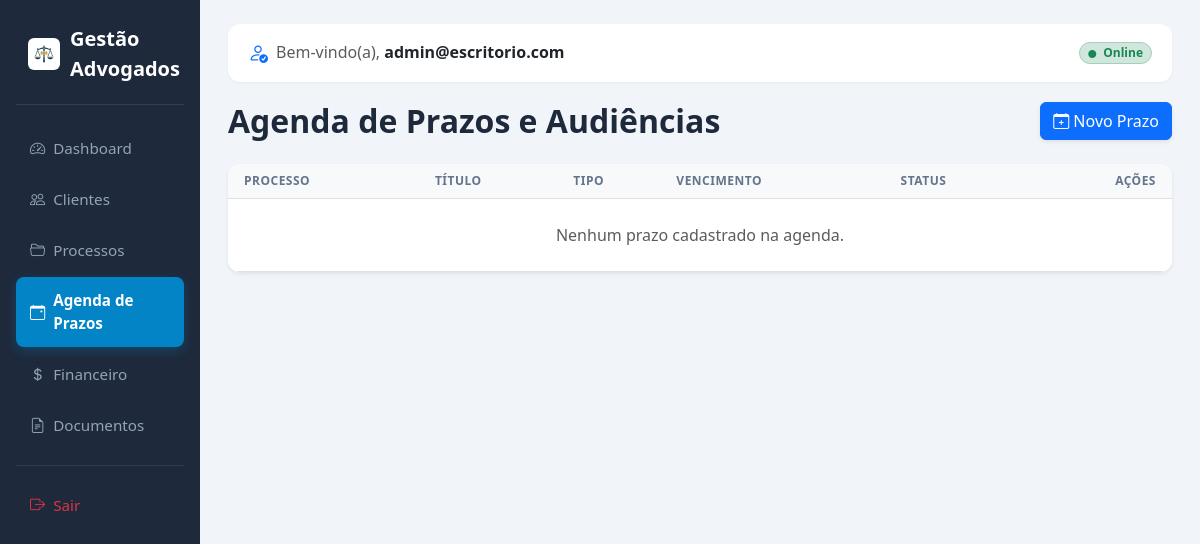
Before: /prazos (signed in) with the older database file.
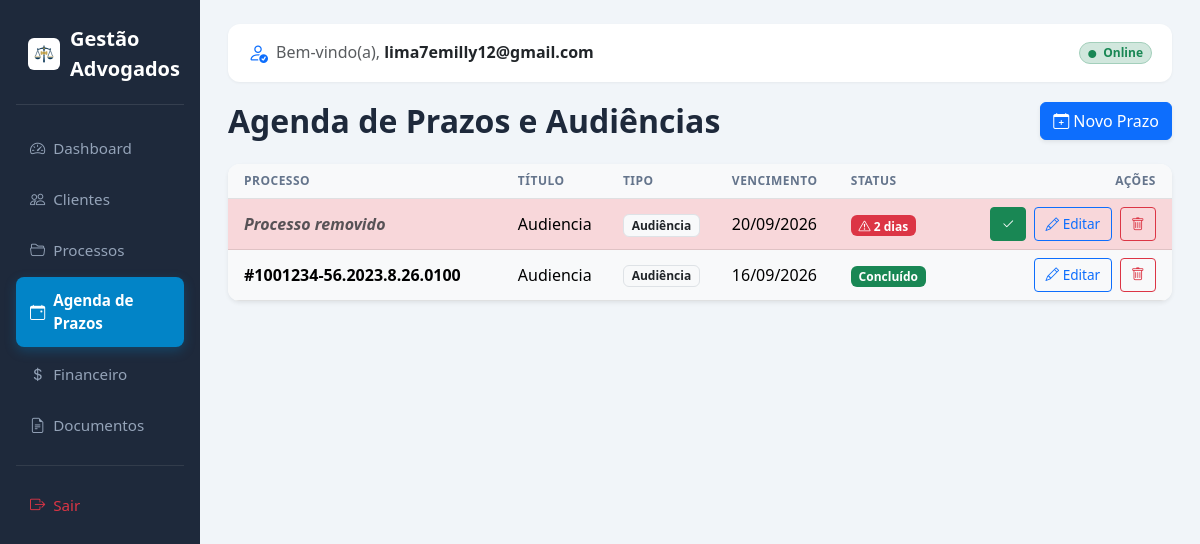
After: the same page with the newer database file.
### tables this page shows
CREATE TABLE prazos (
        id INTEGER PRIMARY KEY AUTOINCREMENT,
        processo_id INTEGER NOT NULL,
        titulo TEXT NOT NULL,
        data_vencimento DATE NOT NULL,
        tipo TEXT, -- audiencia, prazo_fatal
        concluido INTEGER DEFAULT 0, usuario_id INTEGER DEFAULT 1,
        FOREIGN KEY(processo_id) REFERENCES processos(id)
    );

CREATE TABLE processos (
        id INTEGER PRIMARY KEY AUTOINCREMENT,
        cliente_id INTEGER NOT NULL,
        numero_processo TEXT NOT NULL UNIQUE,
        tribunal TEXT,
        vara TEXT,
        parte_contraria TEXT,
        status TEXT,
        andamento_resumido TEXT,
        created_at DATETIME DEFAULT CURRENT_TIMESTAMP, usuario_id INTEGER DEFAULT 1,
        FOREIGN KEY(cliente_id) REFERENCES clientes(id)
    );

### app/controllers/PrazoController.php (called while the page is built, shortened)
<?php
class PrazoController {
    public function index() {
        $pdo = getDB();
        $stmt = $pdo->prepare("
            SELECT p.*, pr.numero_processo
            FROM prazos p
            LEFT JOIN processos pr ON p.processo_id = pr.id
            WHERE p.usuario_id = ?
            ORDER BY p.concluido ASC, p.data_vencimento ASC
        "); $stmt->execute([$_SESSION["user_id"]]); $prazos = $stmt->fetchAll();
        $content = 'app/views/prazos/index.php';
        require 'app/views/layout.php';
    }
}

### app/views/prazos/index.php (the view)
<div class="d-flex justify-content-between align-items-center mb-4 flex-wrap gap-2">
    <h2 class="mb-0 fw-bold">Agenda de Prazos e Audiências</h2>
    <a href="<?= BASE_URL ?>/prazos/novo" class="btn btn-primary d-inline-flex align-items-center gap-1 shadow-sm">
        <i class="bi bi-calendar-plus"></i> Novo Prazo
    </a>
</div>
<div class="card shadow-sm border-0">
    <div class="card-body p-0">
        <div class="table-responsive">
            <table class="table table-hover align-middle mb-0">
                <thead class="table-light">
                    <tr>
                        <th class="ps-3">Processo</th>
                        <th>Título</th>
                        <th>Tipo</th>
                        <th>Vencimento</th>
                        <th>Status</th>
                        <th class="text-end pe-3">Ações</th>
                    </tr>
                </thead>
                <tbody>
                    <?php
                    $hoje = new DateTime();
                    foreach($prazos as $prazo):
                        $vencimento = new DateTime($prazo['data_vencimento']);
                        $diff = $hoje->diff($vencimento);
                        $classeLinha = '';
                        $alerta = '';
                        if ($prazo['concluido'] == 1) {
                            $classeLinha = 'table-light text-muted';
                            $alerta = '<span class="badge bg-success">Concluído</span>';
                        } else {
                            if ($vencimento < $hoje) {
                                $classeLinha = 'table-danger';
                                $alerta = '<span class="badge bg-danger">Atrasado!</span>';
                            } elseif ($diff->days <= 3) {
                                $classeLinha = 'table-danger';
                                $alerta = '<span class="badge bg-danger"><i class="bi bi-exclamation-triangle"></i> ' . $diff->days . ' dias</span>';
                            } elseif ($diff->days <= 7) {
                                $classeLinha = 'table-warning';
                                $alerta = '<span class="badge bg-warning text-dark"><i class="bi bi-exclamation-circle"></i> ' . $diff->days . ' dias</span>';
                            } else {
                                $alerta = '<span class="badge bg-info text-dark">No prazo</span>';
                            }
                        }
                    ?>
                    <tr class="<?= $classeLinha ?>">
                        <td class="ps-3"><strong><?= !empty($prazo['numero_processo']) ? '#' . htmlspecialchars($prazo['numero_processo']) : '<span class="text-muted fst-italic">Processo removido</span>' ?></strong></td>
                        <td><?= htmlspecialchars($prazo['titulo']) ?></td>
                        <td><span class="badge bg-light text-dark border"><?= htmlspecialchars($prazo['tipo']) ?></span></td>
                        <td><?= $vencimento->format('d/m/Y') ?></td>
                        <td><?= $alerta ?></td>
                        <td class="text-end pe-3">
                            <div class="d-inline-flex gap-2">
                                <?php if($prazo['concluido'] == 0): ?>
                                    <a href="<?= BASE_URL ?>/prazos/concluir/<?= $prazo['id'] ?>" class="btn btn-sm btn-success" title="Concluir" onclick="return confirm('Marcar como concluído?');">
                                        <i class="bi bi-check2"></i>
                                    </a>
                                <?php endif; ?>
                                <a href="<?= BASE_URL ?>/prazos/editar/<?= $prazo['id'] ?>" class="btn btn-sm btn-outline-primary" title="Editar">
                                    <i class="bi bi-pencil"></i> Editar
                                </a>
                                <a href="<?= BASE_URL ?>/prazos/excluir/<?= $prazo['id'] ?>" class="btn btn-sm btn-outline-danger" title="Excluir" onclick="return confirm('Tem certeza que deseja excluir este prazo?');">
                                    <i class="bi bi-trash"></i>
                                </a>
                            </div>
                        </td>
                    </tr>
                    <?php endforeach; ?>
                    <?php if(empty($prazos)): ?>
                        <tr><td colspan="6" class="text-center text-muted py-4">Nenhum prazo cadastrado na agenda.</td></tr>
                    <?php endif; ?>
                </tbody>
            </table>
        </div>
    </div>
</div>

### app/views/layout.php (shortened to what the changed rows need)
<?php global $path; if(!isset($path)) $path = '/dashboard'; ?>
<!DOCTYPE html>
<html lang="pt-br">
<head>
    <link href="https://cdn.jsdelivr.net/npm/bootstrap@5.3.0/dist/css/bootstrap.min.css" rel="stylesheet">
    <link href="https://cdn.jsdelivr.net/npm/bootstrap-icons@1.10.5/font/bootstrap-icons.css" rel="stylesheet">
</head>
<body>
<div class="container-fluid">
    <div class="row">
        <div class="col-md-3 col-lg-2 sidebar d-none d-md-block">
            <div class="sidebar-brand">
                <img src="<?= BASE_URL ?>/favicon.jpg?v=1789605784" onerror="this.style.display='none'">
                <span>Gestão Advogados</span>
            </div>
            <a href="<?= BASE_URL ?>/dashboard" class="<?= $path == '/dashboard' || $path == '/' ? 'active' : '' ?>"><i class="bi bi-speedometer2 me-2"></i> Dashboard</a>
            <a href="<?= BASE_URL ?>/clientes" class="<?= strpos($path, '/clientes') === 0 ? 'active' : '' ?>"><i class="bi bi-people me-2"></i> Clientes</a>
            <a href="<?= BASE_URL ?>/processos" class="<?= strpos($path, '/processos') === 0 ? 'active' : '' ?>"><i class="bi bi-folder2-open me-2"></i> Processos</a>
            <a href="<?= BASE_URL ?>/prazos" class="<?= strpos($path, '/prazos') === 0 ? 'active' : '' ?>"><i class="bi bi-calendar-event me-2"></i> Agenda de Prazos</a>
            <a href="<?= BASE_URL ?>/financeiro" class="<?= strpos($path, '/financeiro') === 0 ? 'active' : '' ?>"><i class="bi bi-currency-dollar me-2"></i> Financeiro</a>
            <a href="<?= BASE_URL ?>/documentos" class="<?= strpos($path, '/documentos') === 0 ? 'active' : '' ?>"><i class="bi bi-file-earmark-text me-2"></i> Documentos</a>
            <hr class="border-secondary my-3">
            <a href="<?= BASE_URL ?>/logout" class="text-danger"><i class="bi bi-box-arrow-right me-2"></i> Sair</a>
        </div>
        <div class="col-md-9 col-lg-10 content">
            <div class="d-flex justify-content-between align-items-center navbar-top flex-wrap gap-2">
                <div class="d-flex align-items-center gap-2 text-truncate" style="max-width: 80%;">
                    <i class="bi bi-person-check text-primary fs-5"></i>
                    <h6 class="m-0 text-muted text-truncate">Bem-vindo(a), <strong class="text-dark"><?= htmlspecialchars($_SESSION['email'] ?? '') ?></strong></h6>
                </div>
                <span class="badge bg-success-subtle text-success border border-success-subtle px-2 py-1 rounded-pill">
                    <i class="bi bi-circle-fill me-1" style="font-size: 0.5rem; vertical-align: middle;"></i> Online
                </span>
            </div>
            <?php if (isset($content)) require $content; ?>
        </div>
    </div>
</div>
</body>
</html>

Changed rows visible on the page:
added prazos: shows "Processo removido", titulo "Audiencia", tipo "Audiência", data_vencimento "20/09/2026", id "2"
added prazos: processo.numero_processo "1001234-56.2023.8.26.0100", titulo "Audiencia", tipo "Audiência", data_vencimento "16/09/2026", concluido "Concluído"
Other visible differences:
$_SESSION['email']: "admin@escritorio.com" → "lima7emilly12@gmail.com"
text no longer shown: "Nenhum prazo cadastrado na agenda."
